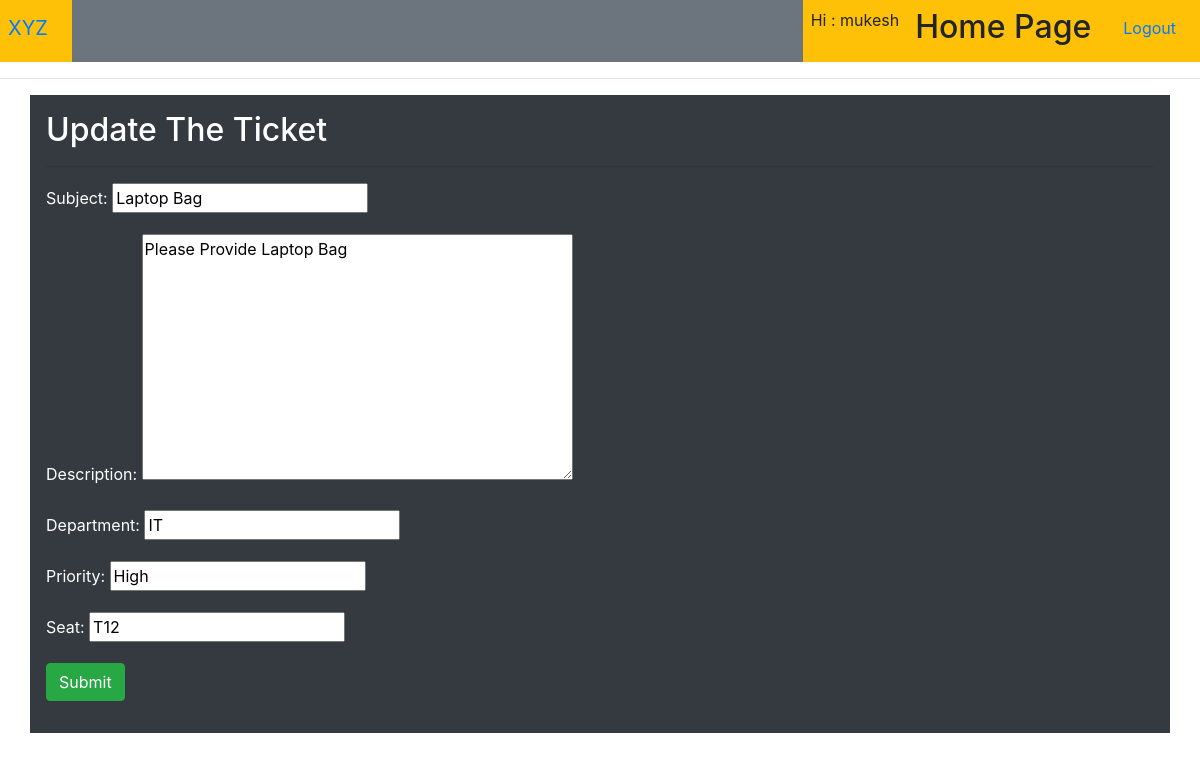
The page /updateTicket/1/ (signed in) on the database its author committed.
### ticket_system/models.py (models this page shows, shortened)
class Tickets(models.Model):
    subject = models.CharField(max_length=100)
    description = models.TextField()
    department = models.CharField(max_length=20)
    priority = models.CharField(max_length=10)
    seat  = models.CharField(max_length=4)
    status = models.IntegerField(default=0)
    userName = models.ForeignKey('auth.User',on_delete = models.CASCADE)

### ticket_system/views.py (the view)
# urls.py: path('updateTicket/<int:pk>/',UpdateTicketView.as_view(),name='UpdateTicket'),
class UpdateTicketView(LoginRequiredMixin,UpdateView):
    model = Tickets
    template_name = 'update_ticket.html'
    fields = ['subject','description','department','priority','seat']

### templates/update_ticket.html (shortened to what this page needs)
{%  extends 'base.html' %}
{% block header %}
    <div class="d-flex bg-secondary">
        <div class="p-2 bg-warning">
           <a class="navbar-brand" href="{% url 'Home' %}">XYZ</a>
       </div>
        <div class="p-2 ml-auto bg-warning">
                <p>
                {% if user.is_authenticated %}
                Hi : {{ user.username }}
                {%  endif %}
                </p>
         </div>
         <div class="p-2 bg-warning"><h2>Home Page</h2></div>
         <div class="p-2 bg-warning"> <a class="nav-link" href="{% url 'logout' %}">Logout</a></div>
      </div>
{% endblock header %}
{%  block content %}
<div>
    <hr>
</div>
<div class="container p-3 my-3 bg-dark text-white">
    <h2>Update The Ticket </h2>
    <hr>
    <form action="" method="POST">
        {{ form.as_p }}
    <button type="submit" class="btn btn-success" value="ticket_submit">Submit</button>
    </form>
</div>
{% endblock content %}

### rows shown on the page
Tickets: subject "Laptop Bag", description "Please Provide Laptop Bag", department "IT", priority "High", seat "T12"

### other values the page prints
{{ user.username }} "mukesh"
